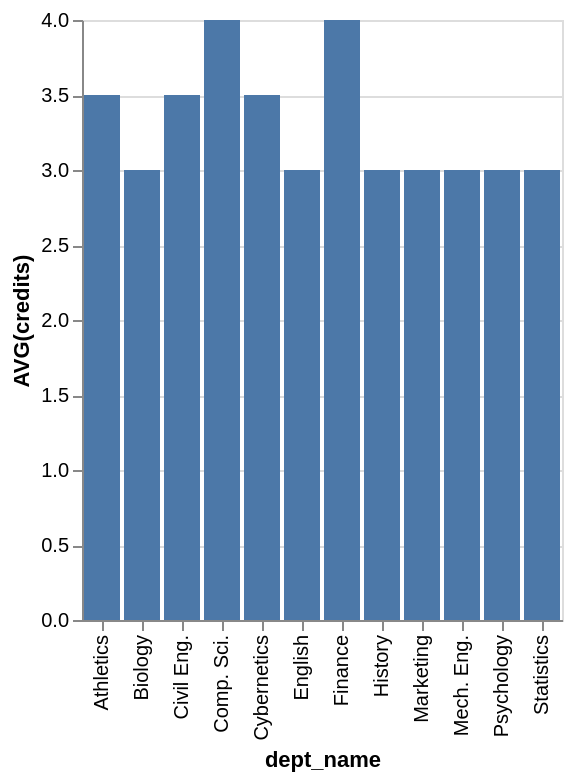

Describe this chart as a Vega-Lite specification.
### Vega-Lite specification from a JSON file in a GitHub repository (floating-point values rounded to 4 significant figures)
{"data": {"values": [{"x_data": "Athletics", "y_data": 3.5}, {"x_data": "Biology", "y_data": 3}, {"x_data": "Civil Eng.", "y_data": 3.5}, {"x_data": "Comp. Sci.", "y_data": 4}, {"x_data": "Cybernetics", "y_data": 3.5}, {"x_data": "English", "y_data": 3}, {"x_data": "Finance", "y_data": 4}, {"x_data": "History", "y_data": 3}, {"x_data": "Marketing", "y_data": 3}, {"x_data": "Mech. Eng.", "y_data": 3}, {"x_data": "Psychology", "y_data": 3}, {"x_data": "Statistics", "y_data": 3}]}, "mark": "bar", "encoding": {"x": {"field": "x_data", "type": "nominal", "title": "dept_name", "sort": "ascending"}, "y": {"field": "y_data", "type": "quantitative", "title": "AVG(credits)"}}}
